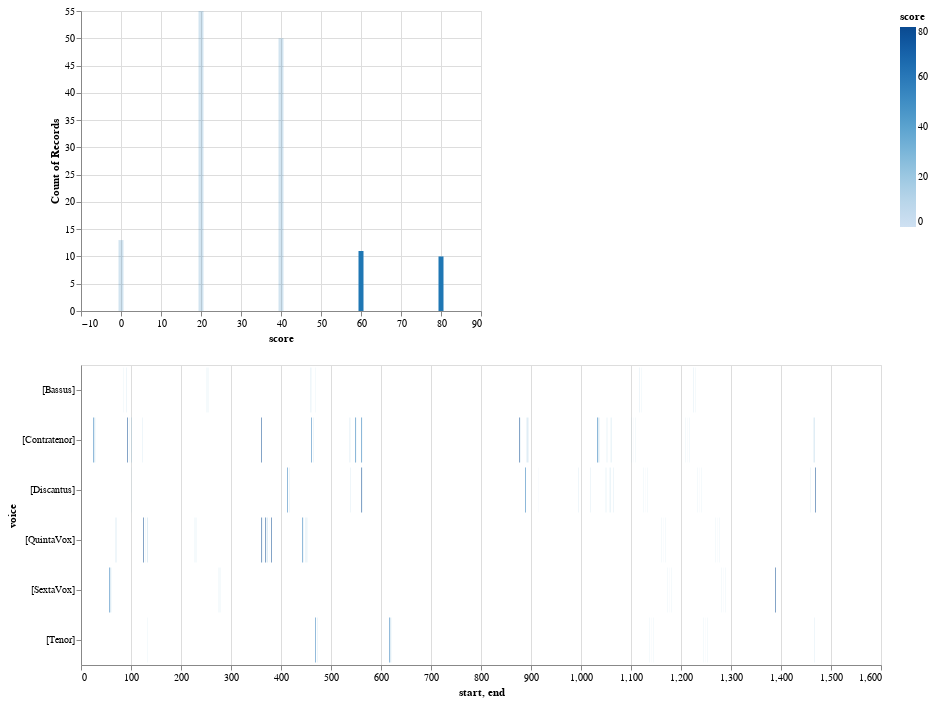

Source (notebook cell):
### Code cell
viz.plot_close_match_heatmap(mel_ngrams, "-2, -3, 2, 2, 1", selected_patterns=mel_ngram_list, voices=[])

### Figure 1 — Vega-Lite specification as saved in the notebook (floating-point values rounded to 4 significant figures; data arrays with more than 128 entries replaced by an {"elided": "..."} marker saying what was removed)
{"config": {"view": {"continuousWidth": 400, "continuousHeight": 300}}, "vconcat": [{"mark": "bar", "encoding": {"color": {"value": "#1f77b4"}, "opacity": {"condition": {"value": 1, "test": "(datum.score >= SelectorName.cutoff)"}, "value": 0.2}, "x": {"type": "quantitative", "field": "score"}, "y": {"type": "quantitative", "aggregate": "count", "field": "score"}}}, {"mark": "bar", "encoding": {"color": {"type": "quantitative", "field": "score"}, "opacity": {"condition": {"value": 1, "test": "(datum.score > SelectorName.cutoff)"}, "value": 0.2}, "tooltip": [{"type": "quantitative", "field": "start"}, {"type": "quantitative", "field": "end"}, {"type": "nominal", "field": "pattern"}, {"type": "quantitative", "field": "score"}], "x": {"type": "quantitative", "field": "start"}, "x2": {"field": "end"}, "y": {"type": "nominal", "field": "voice"}}, "height": 300, "selection": {"SelectorName": {"type": "single", "fields": ["cutoff"], "bind": {"input": "range", "max": 100, "min": 0, "name": "cutoff:", "step": 1}, "init": {"cutoff": 50}}, "selector044": {"type": "interval", "bind": "scales", "encodings": ["x", "y"]}}, "width": 800}], "data": {"name": "data-8db110c76a55cd940ee2e94227bd5b2c"}, "$schema": "https://vega.github.io/schema/vega-lite/v4.8.1.json", "datasets": {"data-8db110c76a55cd940ee2e94227bd5b2c": {"elided": "139 records"}}}
